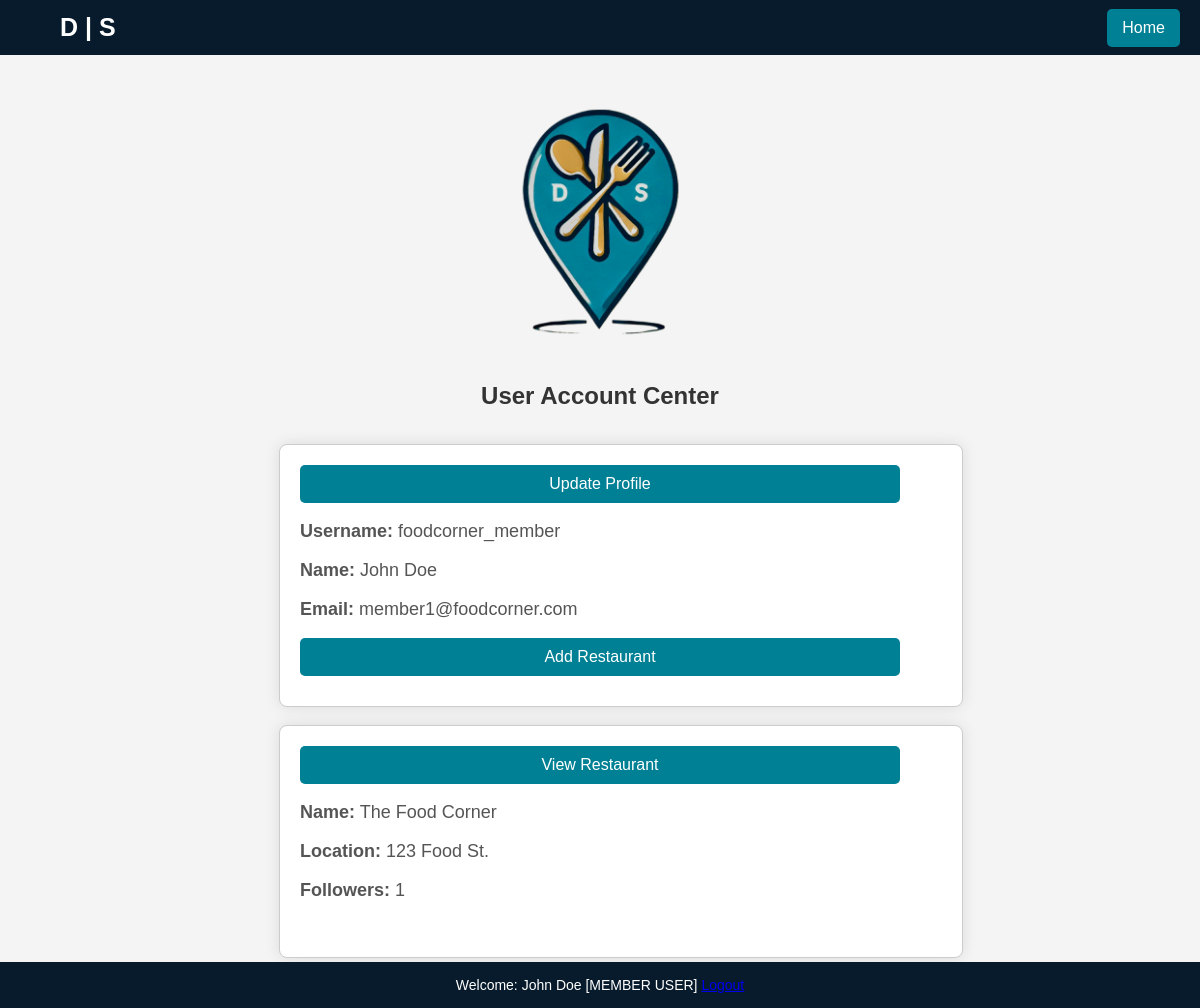
Page /Pages/user-account.php (signed in) on the committed database.
### tables this page shows
CREATE TABLE IF NOT EXISTS `restaurant` (
  `restaurant_id` int NOT NULL AUTO_INCREMENT,
  `name` varchar(100) NOT NULL,
  `location` varchar(100) DEFAULT NULL,
  `website` varchar(100) DEFAULT NULL,
  `phone_number` varchar(20) DEFAULT NULL,
  `email` varchar(100) DEFAULT NULL,
  `operating_hours` varchar(100) DEFAULT NULL,
  `description` text,
  `membership_id` int DEFAULT NULL,
  PRIMARY KEY (`restaurant_id`),
  KEY `membership_id` (`membership_id`)
);

### Pages/user-account.php (the view, shortened to what this page needs)
<?php
require_once 'login_db.php';
$conn = new mysqli($hn, $un, $pw, $db);
$roleInt = $_SESSION['role'] ?? null;
$userId = $_SESSION['user_id'] ?? null;
$username = $_SESSION['username'] ?? 'Unknown';
$firstName = $_SESSION['first_name'] ?? 'Unknown';
$lastName = $_SESSION['last_name'] ?? 'Unknown';
$email = 'Unknown';
if ($userId !== null) {
    if ($roleInt === 1) {
        $stmt = $conn->prepare("SELECT email FROM admin WHERE admin_id = ?");
    } elseif ($roleInt === 0) {
        $stmt = $conn->prepare("SELECT email FROM user WHERE user_id = ?");
    } elseif ($roleInt === 2) {
        $stmt = $conn->prepare("SELECT email FROM membership WHERE membership_id = ?");
    }
    if (isset($stmt)) {
        $stmt->bind_param("i", $userId);
        $stmt->execute();
        $stmt->bind_result($email);
    }
}
$restaurants = [];
if ($roleInt === 2) {
    $stmt = $conn->prepare("
    SELECT
        r.restaurant_id,  -- Add restaurant_id to the select query
        r.name,
        r.location,
        COUNT(f.follow_id) AS followers
    FROM restaurant r
    LEFT JOIN followership f ON r.restaurant_id = f.restaurant_id
    WHERE r.membership_id = ?
    GROUP BY r.restaurant_id
");
    $stmt->bind_param("i", $userId);
    $stmt->execute();
    $result = $stmt->get_result();
    while ($row = $result->fetch_assoc()) {
        $restaurants[] = $row;
    }
}
$firstName = $firstName ?? 'Unknown';
$lastName = $lastName ?? 'Unknown';
$email = $email ?? 'Unknown';
?>
<!DOCTYPE html>
<html lang="en">
<head>
    <link rel="stylesheet" href="../CSS/user-account.css">
</head>
<body>
    <header class="top-bar">
        <div class="left-text">
            <a href="home.php">D | S</a>
        </div>
        <div class="right-button">
            <a href="home.php" class="no-underline">Home</a>
        </div>
    </header>
    <div class="content">
        <img src="../Images/ds_logo_simple_transparent.png" alt="DineScout Logo" class="center-logo">
        <h1>User Account Center</h1>
        <br>
        <?php if ($roleInt === 1): ?>
    <div class="profile-box">
        <button class="update-profile-button" onclick="window.location.href='update-admin.php'">Update Profile</button>
        <p><strong>Username:</strong> <?php echo htmlspecialchars($username); ?></p>
        <p><strong>Name:</strong> <?php echo htmlspecialchars("$firstName $lastName"); ?></p>
        <p><strong>Email:</strong> <?php echo htmlspecialchars($email); ?></p>
    </div>
	<br>
    <div class="user-management">
        <h2>User Management</h2>
        <button onclick="window.location.href='view-all-users.php'">View Users</button>
        <button onclick="window.location.href='add-user.php'">Create User</button>
    </div>
	<br>
    <div class="member-management">
        <h2>Member Management</h2>
        <button onclick="window.location.href='view-all-members.php'">View Members</button>
        <button onclick="window.location.href='add-member.php'">Create Member</button>
    </div>
<?php elseif ($roleInt === 2): ?>
    <div class="profile-box">
        <button class="update-profile-button" onclick="window.location.href='update-member.php'">Update Profile</button>
        <p><strong>Username:</strong> <?php echo htmlspecialchars($username); ?></p>
        <p><strong>Name:</strong> <?php echo htmlspecialchars("$firstName $lastName"); ?></p>
        <p><strong>Email:</strong> <?php echo htmlspecialchars($email); ?></p>
        <button class="add-restaurant-button" onclick="window.location.href='add-restaurant.php'">Add Restaurant</button>
    </div>
	<br>
    <div class="restaurants-box">
        <?php foreach ($restaurants as $restaurant): ?>
            <div class="restaurant-item">
                <div class="restaurant-item">
					<button class="view-restaurant-button"
						onclick="window.location.href='view-restaurant.php?restaurant_id=<?php echo urlencode($restaurant['restaurant_id']); ?>'">
					View Restaurant
				</button>
				<p><strong>Name:</strong> <?php echo htmlspecialchars($restaurant['name']); ?></p>
				<p><strong>Location:</strong> <?php echo htmlspecialchars($restaurant['location']); ?></p>
				<p><strong>Followers:</strong> <?php echo htmlspecialchars($restaurant['followers']); ?></p>
</div>
            </div><br>
        <?php endforeach; ?>
    </div>
<?php endif; ?>
        </div>
    <footer class="footer">
        <p>
            Welcome: <?php echo htmlspecialchars("$firstName $lastName [" . ($roleInt === 0 ? 'STANDARD USER' : ($roleInt === 1 ? 'ADMIN' : 'MEMBER USER')) . "]"); ?>
            <a href="../pages/logout.php" class="logout-button">Logout</a>
        </p>
    </footer>
</body>
</html>

### CSS/user-account.css (style rules this page uses)
body { font-family: Arial, sans-serif; margin: 0; background-color: #f4f4f4; display: flex; flex-direction: column; align-items: center; }
.top-bar { width: 100%; background-color: #071b2c; color: white; padding: 10px 20px; display: flex; justify-content: space-between; align-items: center; position: fixed; top: 0; left: 0; height: 55px; box-sizing: border-box; }
.left-text a { text-decoration: none; color: white; font-size: 25px; font-weight: bold; margin-left: 40px; }
.no-underline { text-decoration: none; color: white; font-size: 16px; }
.right-button a { background-color: #008095; color: white; text-decoration: none; padding: 10px 15px; font-size: 16px; border-radius: 5px; display: inline-block; cursor: pointer; }
.content { text-align: center; padding-top: 100px; max-width: 1200px; padding-bottom: 50px; }
.center-logo { width: 175px; height: auto; margin-bottom: 20px; }
h1 { font-size: 24px; color: #333; }
p { font-size: 18px; color: #555; }
.profile-box, .user-management, .member-management, .reviews-box, .follows-box, .restaurants-box { background: white; border-radius: 8px; padding: 20px; box-shadow: 0px 0px 15px rgba(0, 0, 0, 0.1); border: 1px solid #ccc; text-align: left; width: 100%; }
button, .profile-box button, .user-management button, .member-management button, .reviews-box button, .follows-box button, .add-restaurant-button { background-color: #008095; color: white; border: none; padding: 10px 20px; font-size: 16px; cursor: pointer; border-radius: 5px; margin-bottom: 10px; display: block; width: auto; text-align: center; min-width: 600px; }
.footer { width: 100%; background-color: #071b2c; text-align: center; padding: 15px 0; position: fixed; bottom: 0; left: 0; }
.footer p { margin: 0; color: white; font-size: 14px; }

### rows in the picture
restaurant: name "The Food Corner", location "123 Food St.", followers "1"

### other values in the picture
$username "foodcorner_member"
$email "member1@foodcorner.com"
